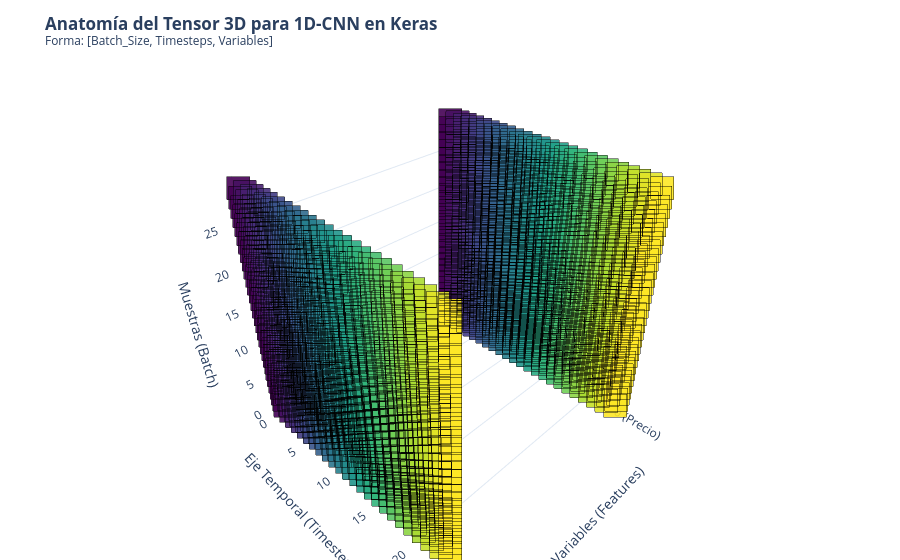

Here is the notebook cell this chart was saved with:
### Markdown cell above
Para conservar el tejido del tiempo y permitir que la convolución funcione, Keras exige que empaquetes los datos en un bloque con volumen tridimensional. Matemáticamente, este tensor $\mathbf{X}$ pertenece al espacio $\mathbb{R}^{B \times T \times C}$

Si el X_train.shape arroja (340, 24, 2), significa que:
1. Dimensión 0: El Lote o Batch ($B = 340$)
- Qué es: Es la cantidad total de "ventanas" o escenarios independientes que logramos extraer de nuestro historial.
- Por qué lo exige la CNN: La red neuronal necesita saber exactamente cuántos ejemplos independientes tiene disponibles para calcular el error promedio y actualizar los pesos matemáticos antes del siguiente ciclo.
2. Dimensión 1: Pasos de Tiempo o Timesteps ($T = 24$)
- Qué es: El tamaño de la ventana (24 horas hacia atrás). Es el eje cronológico.- Por qué lo exige la CNN: Este es el único eje por donde se desliza la convolución 1D. El kernel de tamaño 3 se mueve hacia abajo por estas 24 filas buscando derivadas locales (ej. "el precio subió de la hora 5 a la 6 y a la 7").
3. Dimensión 2: Canales o Features ($C = 2$)
- Qué es: El número de variables que coexisten en un mismo instante de tiempo (Precio y Hora).
- Por qué lo exige la CNN: En imágenes (CNN 2D), estos son los canales de color RGB. En series de tiempo, son tus variables exógenas. Esto permite que el kernel multiplique y sume matemáticamente el Precio y la Hora simultáneamente, encontrando correlaciones cruzadas (ej. "Precio alto + Hora 18 = Patrón fuerte").

### Code cell
#@title Visualizar entrada de red neuronal para convolucionar


# B = Batch (Muestras), T = Timesteps (Tiempo), C = Channels (Variables)
B_vis = 30   # 3 Muestras independientes
T_vis = 24  # 10 Horas hacia atrás
C_vis = 2   # 2 Variables (Precio y Hora)

# meshgrid crea una cuadrícula 3D con todas las combinaciones posibles de X, Y, Z
x, y, z = np.meshgrid(np.arange(C_vis), np.arange(T_vis), np.arange(B_vis))


fig_tensor = go.Figure(data=[go.Scatter3d(
    x=x.flatten(),
    y=y.flatten(),
    z=z.flatten(),
    mode='markers',
    marker=dict(
        symbol='square', # Simulamos cubos o celdas de matriz
        size=12,         # Tamaño de cada celda
        color=y.flatten(), # Coloreamos en función del tiempo para ver el eje Y claramente
        colorscale='Viridis',
        opacity=0.9,
        line=dict(color='black', width=1) # Borde negro para separar las celdas
    ),
    # Etiqueta emergente al pasar el ratón (Hover)
    text=[f"Variable: {'Precio' if xi==0 else 'Hora'}<br>Paso de Tiempo: t-{T_vis-yi}<br>Muestra (Batch): {zi}"
          for xi, yi, zi in zip(x.flatten(), y.flatten(), z.flatten())],
    hoverinfo='text'
)])

fig_tensor.update_layout(
    title='<b>Anatomía del Tensor 3D para 1D-CNN en Keras</b><br><sup>Forma: [Batch_Size, Timesteps, Variables]</sup>',
    scene=dict(
        xaxis_title='Variables (Features)',
        yaxis_title='Eje Temporal (Timesteps)',
        zaxis_title='Muestras (Batch)',
        # Forzamos que el eje X solo muestre 0 y 1
        xaxis=dict(tickvals=[0, 1], ticktext=['0 (Precio)', '1 (Hora)']),
    ),
    margin=dict(l=0, r=0, b=0, t=60),
    template='plotly_white'
)

fig_tensor.show()

### Figure 1 — Plotly figure (JSON) as saved in the notebook; plotly's stock layout.template omitted (floating-point values rounded to 4 significant figures; data arrays with more than 128 entries replaced by an {"elided": "..."} marker saying what was removed)
{"data": [{"hoverinfo": "text", "marker": {"color": {"elided": "1440 int values"}, "colorscale": [[0, "#440154"], [0.1111, "#482878"], [0.2222, "#3e4989"], [0.3333, "#31688e"], [0.4444, "#26828e"], [0.5556, "#1f9e89"], [0.6667, "#35b779"], [0.7778, "#6ece58"], [0.8889, "#b5de2b"], [1, "#fde725"]], "line": {"color": "black", "width": 1}, "opacity": 0.9, "size": 12, "symbol": "square"}, "mode": "markers", "text": {"elided": "1440 str values"}, "type": "scatter3d", "x": {"elided": "1440 int values"}, "y": {"elided": "1440 int values"}, "z": {"elided": "1440 int values"}}], "layout": {"margin": {"b": 0, "l": 0, "r": 0, "t": 60}, "scene": {"xaxis": {"ticktext": ["0 (Precio)", "1 (Hora)"], "tickvals": [0, 1], "title": {"text": "Variables (Features)"}}, "yaxis": {"title": {"text": "Eje Temporal (Timesteps)"}}, "zaxis": {"title": {"text": "Muestras (Batch)"}}}, "title": {"text": "<b>Anatomía del Tensor 3D para 1D-CNN en Keras</b><br><sup>Forma: [Batch_Size, Timesteps, Variables]</sup>"}}}
